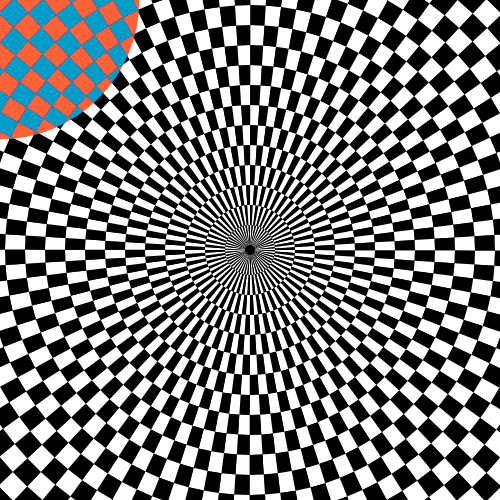
Frame 1 (no input)
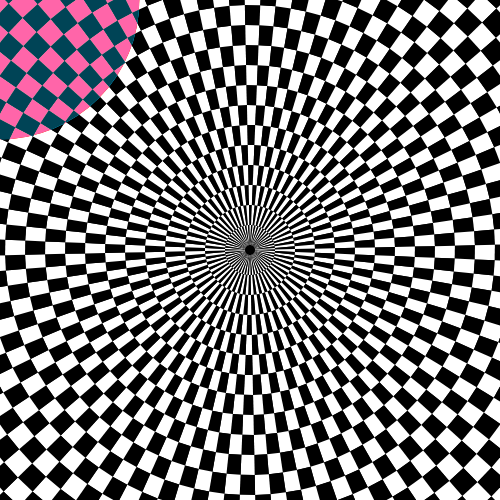
Frame 60 (no input)
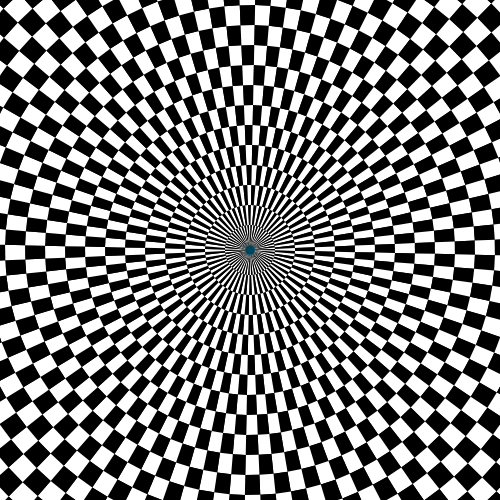
Frame 120 (the mouse pressed at the canvas centre since frame 60)

The p5.js sketch that drew these frames (run headless with seeded random() and noise() and a simulated clock; from frame 60 on, the mouse is pressed at the canvas centre):

// p5.js sketch
// ── sketch.js
let rings = 50;        
let suqares = 100;      
let ringdist = 20;

let angle = 0;
let speed = 0.1;

let ball; 

function setup() {
  createCanvas(500, 500);
  
  angleMode(DEGREES);
  noStroke();
  rectMode(CENTER);
  
  ball = new Ball();
}

function draw() {
  background(0);
  
  push();
  translate(width/2, height/2);
  angle += speed;
  rotate(angle);
  
  for (let i = 0; i < rings; i++) {
    let insideR = 5 + i * ringdist;
    let outseideR = insideR + ringdist;

    for (let j = 0; j < suqares; j++) {
      let angle1 = 360 * j /suqares;
      let angle2 = 360 * (j + 1) /suqares;

      let x1 = cos(angle1) * insideR;
      let y1 = sin(angle1) * insideR;
      let x2 = cos(angle2) * insideR;
      let y2 = sin(angle2) * insideR;
      let x3 = cos(angle2) * outseideR;
      let y3 = sin(angle2) * outseideR;
      let x4 = cos(angle1) * outseideR;
      let y4 = sin(angle1) * outseideR;

      
      let checker = (i + j) % 2 == 0;
      fill(checker ? 0 : 255);
      
      quad(x1, y1, x2, y2, x3, y3, x4, y4);
    }
  } pop();
  
  ball.display();
  ball.update();
}

class Ball{
  constructor(){
    this.dx = 0;
    this.dy = 0;
    this.distance = 0;

    this.maxSize = 200;
    this.minSize = 10;
    this.size = 0;
  }
  
  display(){
    push();
    blendMode(DIFFERENCE);
    fill(0, 200, 255, 200);
    circle(mouseX, mouseY, this.size);
    pop();
  }
  
  update(){
    this.dx = mouseX - width / 2;
    this.dy = mouseY - height / 2;
    this.distance = dist(mouseX, mouseY, width / 2, height / 2);

    this.maxSize = 200;
    this.minSize = 10;
    this.size = map(this.distance, 0, width / 2, this.minSize, this.maxSize);
    
    push();
    blendMode(DIFFERENCE);
    fill(0, 200, 255, 200);
    circle(mouseX, mouseY, this.size);
    pop();
  }
}
